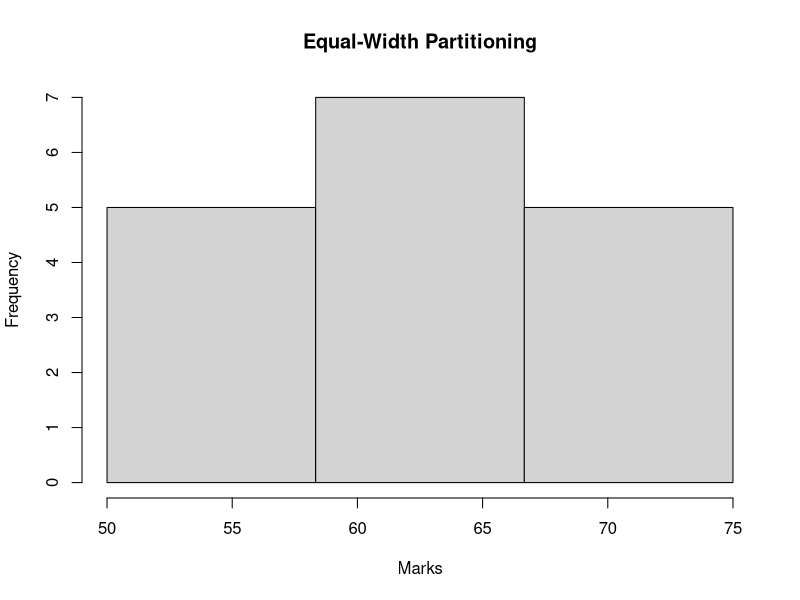

Source code (R):
# Q9. Partition data into three bins
# (a) Equal-frequency (equi-depth)
# (b) Equal-width
# Plot using histogram

marks <- c(55,60,71,63,55,65,50,55,58,59,
           61,63,65,67,71,72,75)

num_bins <- 3

# (a) Equal-frequency / Equi-depth partitioning
# Use quantile cut points and remove duplicate break values if any.
eq_freq_breaks <- quantile(marks,
                           probs = seq(0, 1, length.out = num_bins + 1),
                           type = 7)

eq_freq_breaks <- unique(eq_freq_breaks)

equal_frequency_bins <- cut(marks,
                             breaks = eq_freq_breaks,
                             include.lowest = TRUE,
                             labels = FALSE)

print("Equal-Frequency (Equi-Depth) Bins:")
print(equal_frequency_bins)

# (b) Equal-width partitioning
eq_width_breaks <- seq(min(marks), max(marks),
                       length.out = num_bins + 1)

equal_width_bins <- cut(marks,
                        breaks = eq_width_breaks,
                        include.lowest = TRUE,
                        labels = FALSE)

print("Equal-Width Bins:")
print(equal_width_bins)

# Histogram
hist(marks,
     breaks = eq_width_breaks,
     xlab = "Marks",
     ylab = "Frequency",
     main = "Equal-Width Partitioning")
